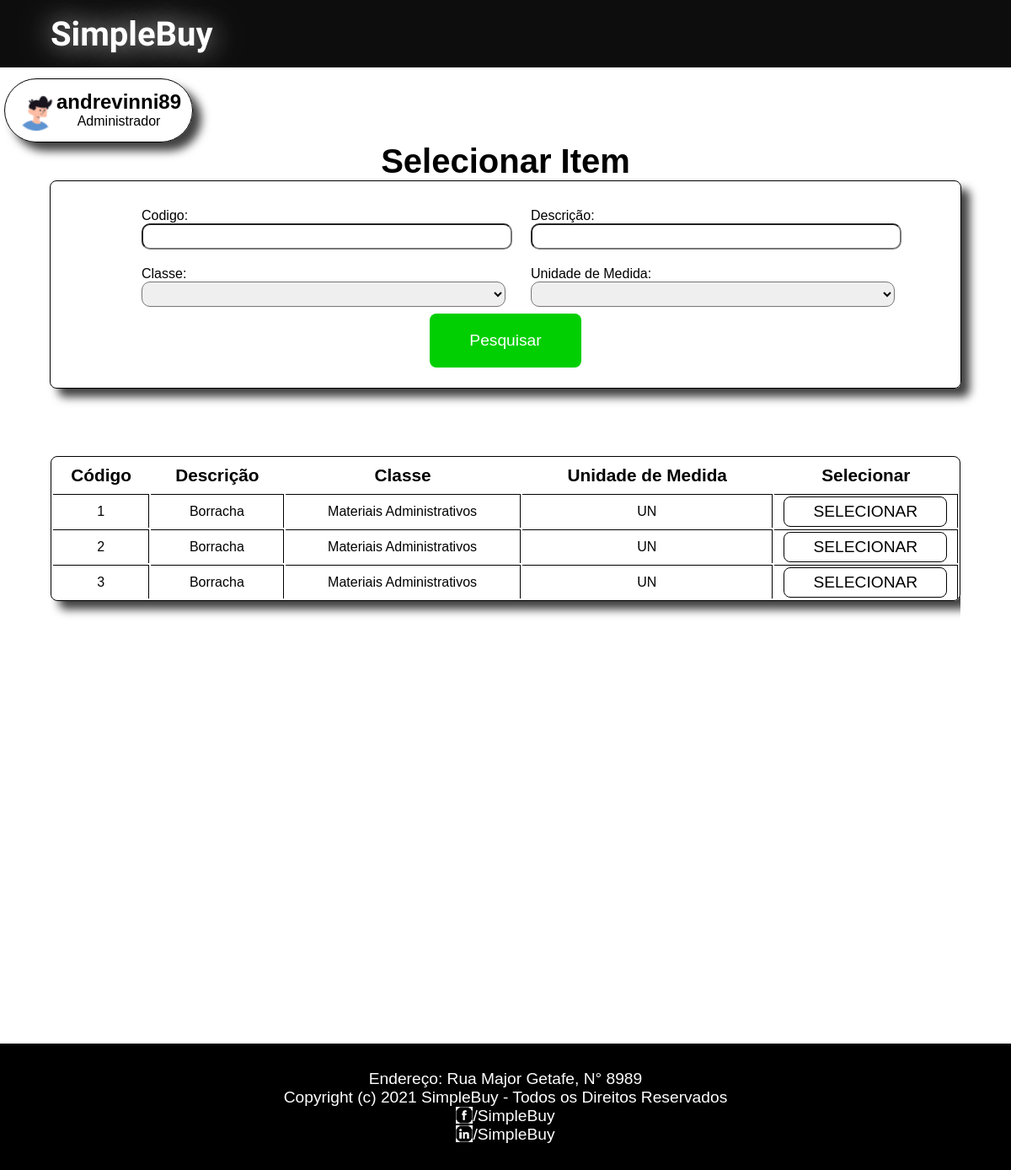
The app's page /inicio-comprador/andrevinni89/gerar-pedido/selecionar-item with its own data.
### SimpleBuy/models.py (models this page shows, shortened)
class Administrador(models.Model):
    nomeUsuario = models.CharField(unique=True, max_length=200)
    senha = models.CharField(max_length=200)
    nome = models.CharField(max_length=200)
    email = models.CharField(unique=True, max_length=500)
    telefone = models.CharField(max_length=200)
    plano = models.IntegerField()

class Item(models.Model):
    descricao = models.CharField(unique=True, max_length=200)
    unidadeMedida = models.CharField(max_length=200)
    classe = models.ForeignKey(Classe, on_delete=models.CASCADE)

class Classe(models.Model):
    nome = models.CharField(unique=True, max_length=200)

### SimpleBuy/views.py (the view)
# urls.py: path('inicio-comprador/<str:nomeUsuario>/gerar-pedido/selecionar-item', views.selecionar_item, name='selecionar-item'),
def selecionar_item(request, nomeUsuario, fornecedor_id=0, num_nf=0):
    dao = GenericDao()
    daoItem = DaoItem()
    try:
        comprador = dao.get_by_username(Comprador, nomeUsuario)
        user = comprador
    except:
        comprador = False
        administrador = dao.get_by_username(Administrador, nomeUsuario)
        user = administrador
    classes = dao.selectAll(Classe)
    try:
        codigo = request.POST.get('codigo')
        descricao = request.POST.get('descricao')
        classe_id = request.POST.get('classe')
        unidade_medida = request.POST.get('unidade-medida')
        try:
            classe = dao.get(Classe, classe_id)
        except:
            classe = ""
        itens = daoItem.filter(Item, id=codigo, desc=descricao, classe=classe, unidade_medida=unidade_medida)
        context = {
            "user": user,
            "itens": itens,
            "classes": classes
        }
        return render(request, 'SimpleBuy/selecionar-item.html', context)
    except:
        itens = dao.selectAll(Item)
        context = {
            "user": user,
            "itens": itens,
            "classes": classes
        }
        return render(request, 'SimpleBuy/selecionar-item.html', context)

### SimpleBuy/dao/DaoItem.py (called while the page is built)
    def filter(self, Model, id="", desc="", classe="", unidade_medida=""):
        try:
            models = Model.objects.all()
            if id != "":
                models = models.filter(id=id)
            if desc != "":
                models = models.filter(descricao__contains=desc)
            if classe != "":
                models = models.filter(classe=classe)
            if unidade_medida != "":
                models = models.filter(unidadeMedida=unidade_medida)
        except:
            raise
        return models

### SimpleBuy/dao/GenericDao.py (called while the page is built)
    def selectAll(self, Model):
        list = []
        for i in Model.objects.all():
            list.append(i)
        return list

    def get(self, Model, id):
        try:
            model = Model.objects.get(id=id)
        except:
            raise
        return model

    def get_by_username(self, Model, username):
        try:
            model = Model.objects.get(nomeUsuario=username)
        except:
            raise
        return model

### SimpleBuy/templates/SimpleBuy/selecionar-item.html (shortened to what this page needs)
{% load static %}
<!DOCTYPE html>
<html lang="pt-br">
<head>
    <link rel="stylesheet" href="{% static 'style/inicio.css' %}">
    <link rel="stylesheet" href="{% static 'style/selecionar-item.css' %}">
</head>
<body>
    <div class="box">
    <header>
        <div class="container-header">
            <h1 class="tittle-header"><a id="logo" href="/index">SimpleBuy</a></h1>
        </div>
    </header>
        <div class="content-historico">
        {% if user.plano > 0 %}
            <a href="/inicio-administrador/{{user.nomeUsuario}}/" class="profile-link">
                <div class="profile">
                    <img src="{% static 'img/user-image.png' %}" alt="">
                    <div class="img-name">
                        <h2>{{user.nomeUsuario}}</h2>
                        <span>Administrador</span>
                    </div>
                </div>
            </a>
        {% endif %}
            <h1>Selecionar Item</h1>
            <form class="filter-container" method="post" action="selecionar-item">
                <div class="container-form">
                    <div class="input-container">
                        <span>Codigo:</span>
                        <input type="text" name="codigo">
                    </div>
                    <div class="input-container">
                        <span>Descrição: </span>
                        <input type="text" name="descricao">
                    </div>
                    <div class="input-container">
                        <span>Classe:</span>
                        <select name="classe">
                            <option value=""></option>
                            {% for classe in classes %}
                                <option value={{classe.id}}>{{classe.nome}}</option>
                            {% endfor %}
                        </select>
                    </div>
                    <div class="input-container" >
                        <span>Unidade de Medida:</span>
                            <select name="unidade-medida">
                                <option value=""></option>
                                <option value="UN">UN</option>
                            </select>
                    </div>
                </div>
                <button type="submit" class="green-button">Pesquisar</button>
            </form>
           <div class="scroll-container">
                <table >
                    <tr>
                        <th>Código</th>
                        <th>Descrição</th>
                        <th>Classe</th>
                        <th>Unidade de Medida</th>
                        <th>Selecionar</th>
                    </tr>
                    {% for item in itens %}
                        <tr>
                            <td>{{item.id}}</td>
                            <td >{{item.descricao}}</td>
                            <td >{{item.classe.nome}}</td>
                            <td >{{item.unidadeMedida}}</td>
                            <td><a href={{item.id}}><button class="generic-button" name={{item.id}}>SELECIONAR</button></a></td>
                        </tr>
                    {% endfor %}
                </table>
        </div>
        </div>
    <footer>
        <p>Endereço: Rua Major Getafe, N° 8989</p>
        <p>Copyright (c) 2021 SimpleBuy - Todos os Direitos Reservados</p>
        <div class="rede">
            <img src="{% static 'img/icone-facebook.png' %}" alt="">
            <p><a href="https://facebook/SimpleBuy">/SimpleBuy</a></p>
        </div>
        <div class="rede">
            <img src="{% static 'img/icone-linkedin.png' %}" alt="">
            <p><a href="https://linkedin/SimpleBuy">/SimpleBuy</a></p>
        </div>
    </footer>
</div>
</body>
</html>

### SimpleBuy/static/style/inicio.css (style rules this page uses)
* { margin: 0; font-family: 'Franklin Gothic Medium', 'Arial Narrow', Arial, sans-serif; }
button { cursor: pointer; }
.box { display: flex; flex-direction: column; justify-content: space-between; }
header { display: flex; width: 100%; height: 10vh; background-color: rgb(14, 13, 13); align-items: center; justify-content: space-center; }
.container-header { width: 90vw; display: flex; align-items: center; justify-content: space-between; margin: auto; }
#logo { font-size: 2.5rem; color: white; font-family: 'Style Script', cursive; opacity: 1; text-shadow: 0 0 30px rgba(255, 255, 255, 0.6), 0 0 60px rgba(255, 255, 255, 0.45), 0 0 110px rgba(255, 255, 255, 0.25), 0 0 100px rgba(255, 255, 255, 0.1); }
header a { color: white; background-color: rgba(240, 248, 255, 0); text-decoration: none; font-family: 'Franklin Gothic Medium', 'Arial Narrow', Arial, sans-serif; font-size: 1.7rem; transition: .4s; }
.green-button { height: 8vh; width: 15vw; border: none; background-color: rgb(2, 207, 2); color: white; border-radius: 8px; font-size: 1.2rem; transition: .5s; }
footer { margin-top: 150px; align-self: center; background-color: black; width: 100%; text-align: center; color: white; display: flex; flex-direction: column; align-items: center; justify-content: center; height: 150px; font-size: 1.2rem; }
footer a { text-decoration: none; color: white; }
.rede { display: flex; justify-content: center; }
.rede img { color: white; background-color: white; height: 20px; width: 20px; }
.profile-link { align-self: flex-start; padding: 8px; display: flex; margin-left: 5px; margin-top: 5px; text-decoration: none; color: black; border: 1px solid black; border-radius: 1000px; -webkit-box-shadow: 10px 10px 11px 0px rgba(0,0,0,0.75); -moz-box-shadow: 10px 10px 11px 0px rgba(0,0,0,0.75); box-shadow: 10px 10px 11px 0px rgba(0,0,0,0.75); }
.profile { align-self: flex-start; display: flex; padding: 5px; }
.profile .img-name { display: flex; align-items: center; flex-direction: column; }
.profile img { width: 3rem; }

### SimpleBuy/static/style/selecionar-item.css (style rules this page uses)
.content-historico { width: 100%; margin: auto; padding-bottom: 5vh; padding-top: 1vh; display: flex; flex-direction: column; align-items: center; justify-content: space-between; height: 120vh; border-radius: 10px; }
.content-historico h1 { font-size: 2.5rem; }
table { width: 100%; border: 1px solid black; border-radius: 8px; -webkit-box-shadow: 10px 10px 11px 0px rgba(0,0,0,0.75); -moz-box-shadow: 10px 10px 11px 0px rgba(0,0,0,0.75); box-shadow: 10px 10px 11px 0px rgba(0,0,0,0.75); }
th { font-size: 1.3rem; }
tr { height: 5vh; border-bottom: 1px solid black; }
td { border-top: 1px solid black; border-right: 1px solid black; text-align: center; }
.generic-button { height: 4.5vh; width: 90%; border: none; border-radius: 8px; font-size: 1.2rem; background-color: white; border: 1px solid black; color: black; transition: .4s; }
.filter-container { width: 90%; margin-bottom: 10vh; border: 1px solid black; border-radius: 8px; display: flex; flex-direction: column; align-items: center; justify-content: center; padding-top: 3vh; padding-bottom: 3vh; -webkit-box-shadow: 10px 10px 11px 0px rgba(0,0,0,0.75); -moz-box-shadow: 10px 10px 11px 0px rgba(0,0,0,0.75); box-shadow: 10px 10px 11px 0px rgba(0,0,0,0.75); }
.container-form { padding-top: 1vh; padding-bottom: 1vh; width: 80%; margin: auto; display: grid; grid-template-columns: 50% 50%; column-gap: 30px; row-gap: 20px; }
.container-form .input-container { display: flex; flex-direction: column; }
.container-form .input-container input { width: 100%; height: 25px; border-radius: 10px; }
.container-form .input-container select { width: 100%; height: 30px; border-radius: 10px; }
.scroll-container { overflow-y: scroll; width: 90%; height: 100%; margin: auto; }

### records on screen
Administrador: nomeUsuario "andrevinni89"
Item: id "1", descricao "Borracha", classe.nome "Materiais Administrativos", unidadeMedida "UN"
Item: id "2", descricao "Borracha", classe.nome "Materiais Administrativos", unidadeMedida "UN"
Item: id "3", descricao "Borracha", classe.nome "Materiais Administrativos", unidadeMedida "UN"
